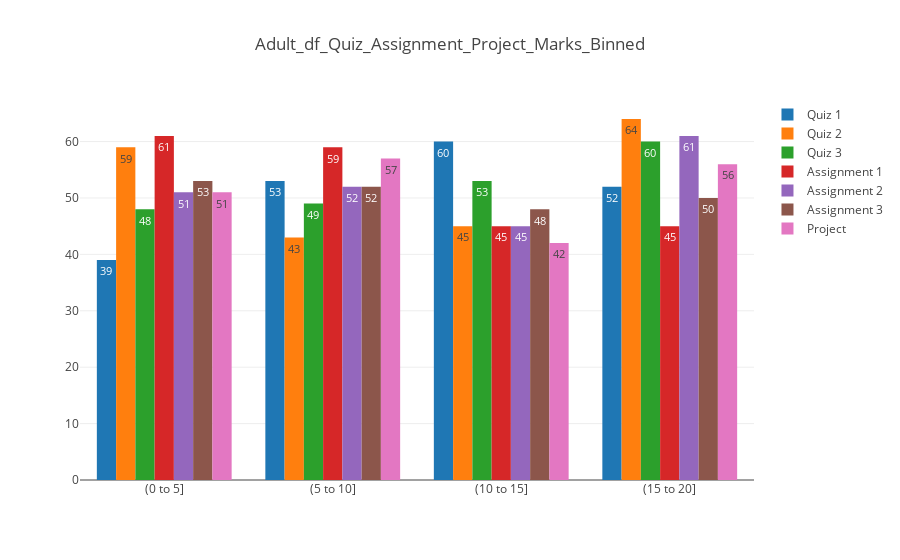

Here is the notebook cell this chart was saved with:
### Code cell
# Quiz, Assignment, Project marks for the Children_df

trace26 = go.Bar(
    x=['(0 to 5]', '(5 to 10]', '(10 to 15]', '(15 to 20]'],
    y=list(adult_df_quiz_1_marks_binned),
    text=adult_df_quiz_1_marks_binned,
    textposition = 'auto',
    name='Quiz 1',

)

trace27 = go.Bar(
    x=['(0 to 5]', '(5 to 10]', '(10 to 15]', '(15 to 20]'],
    y=list(adult_df_quiz_2_marks_binned),
    text=adult_df_quiz_2_marks_binned,
    textposition = 'auto',
    name='Quiz 2'
)


trace28 = go.Bar(
    x=['(0 to 5]', '(5 to 10]', '(10 to 15]', '(15 to 20]'],
    y=list(adult_df_quiz_3_marks_binned),
    text=adult_df_quiz_3_marks_binned,
    textposition = 'auto',
    name='Quiz 3'
)


trace29 = go.Bar(
    x=['(0 to 5]', '(5 to 10]', '(10 to 15]', '(15 to 20]'],
    y=list(adult_df_assignment_1_marks_binned),
    text=adult_df_assignment_1_marks_binned,
    textposition = 'auto',
    name='Assignment 1'
)

trace30 = go.Bar(
    x=['(0 to 5]', '(5 to 10]', '(10 to 15]', '(15 to 20]'],
    y=list(adult_df_assignment_2_marks_binned),
    text=adult_df_assignment_2_marks_binned,
    textposition = 'auto',
    name='Assignment 2'
)

trace31 = go.Bar(
    x=['(0 to 5]', '(5 to 10]', '(10 to 15]', '(15 to 20]'],
    y=list(adult_df_assignment_3_marks_binned),
    text=adult_df_assignment_3_marks_binned,
    textposition = 'auto',
    name='Assignment 3'
)

trace32 = go.Bar(
    x=['(0 to 5]', '(5 to 10]', '(10 to 15]', '(15 to 20]'],
    y=list(adult_df_project_marks_binned),
    text=adult_df_project_marks_binned,
    textposition = 'auto',
    name='Project'
)


data = [trace26, trace27, trace28, trace29, trace30, trace31, trace32]
layout = go.Layout(
    barmode='group',
    title='Adult_df_Quiz_Assignment_Project_Marks_Binned'
)

fig = go.Figure(data=data, layout=layout)
py.iplot(fig, filename='grouped-bar')

### Figure 1 — Plotly figure (JSON) as saved in the notebook; plotly's stock layout.template omitted (floating-point values rounded to 4 significant figures)
{"data": [{"name": "Quiz 1", "text": [39, 53, 60, 52], "textposition": "auto", "type": "bar", "uid": "07b16c5e-c414-11e8-813c-d54112adc950", "x": ["(0 to 5]", "(5 to 10]", "(10 to 15]", "(15 to 20]"], "y": [39, 53, 60, 52]}, {"name": "Quiz 2", "text": [59, 43, 45, 64], "textposition": "auto", "type": "bar", "uid": "07b16e02-c414-11e8-813c-d54112adc950", "x": ["(0 to 5]", "(5 to 10]", "(10 to 15]", "(15 to 20]"], "y": [59, 43, 45, 64]}, {"name": "Quiz 3", "text": [48, 49, 53, 60], "textposition": "auto", "type": "bar", "uid": "07b16eca-c414-11e8-813c-d54112adc950", "x": ["(0 to 5]", "(5 to 10]", "(10 to 15]", "(15 to 20]"], "y": [48, 49, 53, 60]}, {"name": "Assignment 1", "text": [61, 59, 45, 45], "textposition": "auto", "type": "bar", "uid": "07b16f92-c414-11e8-813c-d54112adc950", "x": ["(0 to 5]", "(5 to 10]", "(10 to 15]", "(15 to 20]"], "y": [61, 59, 45, 45]}, {"name": "Assignment 2", "text": [51, 52, 45, 61], "textposition": "auto", "type": "bar", "uid": "07b17032-c414-11e8-813c-d54112adc950", "x": ["(0 to 5]", "(5 to 10]", "(10 to 15]", "(15 to 20]"], "y": [51, 52, 45, 61]}, {"name": "Assignment 3", "text": [53, 52, 48, 50], "textposition": "auto", "type": "bar", "uid": "07b170e6-c414-11e8-813c-d54112adc950", "x": ["(0 to 5]", "(5 to 10]", "(10 to 15]", "(15 to 20]"], "y": [53, 52, 48, 50]}, {"name": "Project", "text": [51, 57, 42, 56], "textposition": "auto", "type": "bar", "uid": "07b1717c-c414-11e8-813c-d54112adc950", "x": ["(0 to 5]", "(5 to 10]", "(10 to 15]", "(15 to 20]"], "y": [51, 57, 42, 56]}], "layout": {"barmode": "group", "title": "Adult_df_Quiz_Assignment_Project_Marks_Binned"}}
